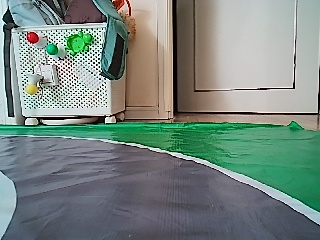
#> input picture tests/fixtures/curve_recordings_20261021/raw-2.jpg, 320 x 240 px
$ python -i main.py   (imports and definitions only)
#> lines starting #> are read from the running program, lines starting #| are printed output that depends on the picture; after the words box and inside, x2 and y2 are one past the last pixel; in counts of white or black regions, pixels touching at a corner belong together
#> further down, picture is the input picture: shape (240, 320, 3); mean B, G, R 128.5, 135.3, 121.1
"""MaixCAM2 visual lane following with UNO A4/A5 UART motor control.

Requires uno_lane_drive firmware. Starts stopped; touch START to drive.
Each trial lasts at most 12 seconds. Road loss or link failure stops motors.
The road detector assumes gray/white road with green outside both edges.
"""
import time
import cv2
import numpy as np

WIDTH, HEIGHT = 320, 240
# OpenCV HSV: H=0..179, S/V=0..255. Tune against the mounted camera image.
GREEN_LOW = (32, 55, 30)
GREEN_HIGH = (95, 255, 255)
ROW_FRACTIONS = tuple(y / 240 for y in range(224, 107, -4))


def runs(bits):
    """Return half-open intervals of True pixels."""
    edges = np.diff(np.r_[False, bits, False].astype(np.int8))
    return list(zip(np.flatnonzero(edges == 1), np.flatnonzero(edges == -1)))


def detect_road(bgr):
    h, w = bgr.shape[:2]
#> h = 240; w = 320
    hsv = cv2.cvtColor(bgr, cv2.COLOR_BGR2HSV)
#> hsv: shape (240, 320, 3); mean H, S, V 75.5, 64.1, 143.7
    green = cv2.inRange(hsv, np.array(GREEN_LOW), np.array(GREEN_HIGH))
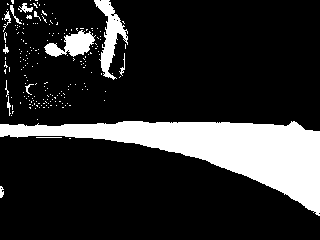
#> green: shape (240, 320); 17.5% white; 198 white regions (184 under 20 px), largest, box (x1, y1, x2, y2) and area: (0, 121, 320, 216) 10966, (94, 0, 128, 80) 994, (44, 30, 96, 57) 725
    green = cv2.morphologyEx(green, cv2.MORPH_CLOSE, np.ones((3, 3), np.uint8))
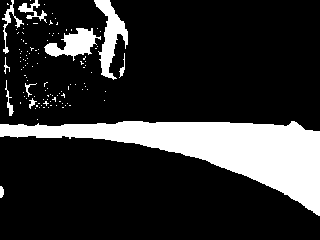
#> green: shape (240, 320); 18.2% white; 114 white regions (103 under 20 px), largest, box (x1, y1, x2, y2) and area: (0, 121, 320, 216) 11039, (94, 0, 128, 80) 1106, (44, 28, 101, 61) 875
    points = []
    partial = []
    previous = None
    rows = []
    for fraction in ROW_FRACTIONS:
        y = min(h - 1, int(h * fraction))
        lo, hi = max(0, y - 2), min(h, y + 3)
        profile = np.mean(green[lo:hi] > 0, axis=0) >= 0.5
        # Close tiny holes in green caused by glare; do not close across road.
        profile = cv2.morphologyEx(profile.astype(np.uint8)[None, :],
                                  cv2.MORPH_CLOSE, np.ones((1, 5), np.uint8))[0] > 0
        candidates = []
        for left, end in runs(~profile):
            width = end - left
            # Keep observed single boundaries separately; a temporal width
            # model may complete them later, never the per-frame detector.
            left_clipped, right_clipped = left < 3, end > w-3
            if left_clipped != right_clipped and width >= w*0.20:
                edge_green = profile[end:end+3].all() if left_clipped else profile[left-3:left].all()
                if edge_green and np.mean(hsv[lo:hi,left:end,1] < 100) >= 0.50:
                    partial.append((y, 'right' if left_clipped else 'left', int(end-1 if left_clipped else left)))
            # Both boundaries need green evidence. Do not invent a clipped edge.
            if left < 3 or end > w - 3 or not (w * 0.10 <= width <= w * 0.98):
                continue
            if not (profile[left-3:left].all() and profile[end:end+3].all()):
                continue
            neutral = np.mean(hsv[lo:hi, left:end, 1] < 100)
            if neutral < 0.50:
                continue
            center = (left + end - 1) / 2.0
            if previous is not None:
                old_center, old_width = previous
                if abs(center - old_center) > max(w * 0.20, old_width * 0.65):
                    continue
                if not (0.30 <= width / old_width <= 1.65):
                    continue
                score = width * 0.25 - abs(center - old_center)
            else:
                score = width - 0.5 * abs(center - w / 2)
            candidates.append((score, int(left), int(end - 1), center, width))
        if not candidates:
            rows.append((y, None))
            continue
        _, left, right, center, width = max(candidates)
        point = (y, left, right, center)
        points.append(point)
        rows.append((y, point))
        previous = (center, width)
#> after the loop, partial = 17 items, first 6: (212, 'right', 312), (208, 'right', 306), (204, 'right', 301), (200, 'right', 294), (184, 'right', 264), (180, 'right', 255); points = [(196, 3, 288, 145.5), (192, 4, 281, 142.5), (188, 3, 272, 137.5)]; rows = 30 items
    # Keep one continuous band of observed left/right boundaries. A distant
    # unrelated patch must not supply the span needed to accept a near band.
    groups = []
    for point in points:
        if not groups or groups[-1][-1][0] - point[0] > h * 0.05:
            groups.append([])
        groups[-1].append(point)
#> this loop made 3 passes
#> after the loop, groups = [[(196, 3, 288, 145.5), (192, 4, 281, 142.5), (188, 3, 272, 137.5)]]
    usable = []
    for g in groups:
        if len(g) < 3 or g[0][0] < h*0.55 or g[0][0]-g[-1][0] < h/30:
            continue
        local = [p for p in g if g[0][0]-p[0] <= h*0.20]
        ys = np.array([p[0] for p in local], dtype=float)
        widths = np.array([p[2]-p[1] for p in local], dtype=float)
        # A short visible band is enough when both boundaries are wide,
        # smooth and agree over multiple independent rows.
        if len(local) < 5 and widths.min() < w*0.30:
            continue
        if np.any(np.abs(np.diff(widths)) > np.maximum(widths[:-1]*0.25, w*0.08)):
            continue
        reliable = True
        for edge in (1,2):
            xs = np.array([p[edge] for p in local], dtype=float)
            fit = np.polyfit(ys-ys[0],xs,1)
            residual = np.sqrt(np.mean((np.polyval(fit,ys-ys[0])-xs)**2))
            if residual > max(3.0, widths.mean()*0.035):
                reliable = False
        if reliable:
            usable.append(g)
#> this loop made 1 pass
#> (ys, widths) on pass 1: ([196, 192, 188], [285, 277, 269])
#> after the loop, usable has the same summary as groups
    points = usable[0] if usable else (groups[0] if groups else [])
    selected_y = {p[0] for p in points}
#> selected_y = 3 items
    rows = [(y, p if y in selected_y else None) for y, p in rows]
    valid = bool(usable)
#> valid = True
    # Positive = road center to camera-right. Diagnostic only, not steering.
    offset = points[0][3] - (w - 1) / 2.0 if valid else None
#> offset = -14
    return {"valid": valid, "offset": offset, "rows": rows, "points": points,
            "green_mask": green, "partial": partial, "mode": "BOTH" if valid else "NONE"}


class RoadTracker:
    """Brief single-edge tracking using widths measured from BOTH edges.
    Never initialize from a lone edge; never keep driving on an old image.
    """
    def __init__(self):
        self.width_fit = None
        self.last_both = None

    # [95 lines left out: functions update, annotate, not called in this run]


# Shared into the single-file MaixCAM2 app by the build step.
import time

# [7 lines left out: function crc8, not called in this run]

class DriveLink:
    # [47 lines left out: functions __init__, send, stop, not called in this run]

    def close(self):
        self.stop()
        self.port.close()

# [43 lines left out: function lane_command, not called in this run]


class SteeringRamp:
    """Bound steering changes; STOP and uncertainty always bypass the ramp."""
    def __init__(self):
        self.reset()

    def reset(self):
        self.last_time = None
        self.base = self.turn = 0.0

    # [20 lines left out: function apply, not called in this run]

class MotionGuard:
    """Brief uncertain frames pause output; recovery never uses stale motion."""
    def __init__(self):
        self.lost_at = None

    # [14 lines left out: function resolve, not called in this run]


import os
import json

# Wheel directions and UNO watchdog verified on hardware. Manual START required.
ENABLE_DRIVE = True
SESSION_SECONDS = 12
TEST_RUN_SECONDS = 0

LIVE_HTML = """<!doctype html><html lang="zh-CN"><meta charset="utf-8">
<meta name="viewport" content="width=device-width,initial-scale=1">
<title>小车实时画面</title><style>
body{margin:0;background:#111827;color:#e5e7eb;font:16px system-ui;padding:20px}
main{max-width:1280px;margin:auto}h1{font-size:24px}p{line-height:1.6}
img{display:block;width:100%;height:auto;border:1px solid #374151;border-radius:10px}
.labels{display:flex}.labels span{width:50%;padding:12px 0;font-weight:600}
small{color:#9ca3af}button{padding:12px 22px;border:0;border-radius:6px;cursor:pointer;font:inherit}
#start{background:#16a34a;color:white}#stop{background:#dc2626;color:white;font-weight:bold}
button:disabled{opacity:.4;cursor:not-allowed}.controls{display:flex;gap:12px;align-items:center;flex-wrap:wrap}
#status{font-weight:600}#notice{min-height:1.6em;color:#fcd34d}
</style><main><h1>小车实时画面</h1>
<p>左侧为摄像头原始画面；右侧为道路识别、运行状态和左右轮指令。</p>
<div class="controls"><button id="start" disabled onclick="control('start')">START 开始</button>
<button id="stop" onclick="control('stop')">STOP 停车</button><span id="status">正在连接…</span></div>
<p id="notice" role="status" aria-live="polite"></p><div class="labels"><span>原始画面</span><span>巡线识别</span></div>
<img id="video" src="/stream" alt="连接摄像头中">
<p>画面角落的数字持续增加，表示仍在更新。上方 START／STOP 可以控制小车；视频图像中的按钮仅在摄像头触摸屏上有效。每轮最多运行12秒。</p>
<button onclick="document.getElementById('video').src='/stream?t='+Date.now()">重新连接画面</button>
<p><small>电脑或手机需与摄像头连接同一 Wi-Fi。退出巡线应用后，视频会断开。</small></p></main><script>
const token="__CONTROL_TOKEN__";
let generation=0,canStart=false,busy=false;
const startButton=document.getElementById('start'),statusBox=document.getElementById('status'),notice=document.getElementById('notice');
async function updateStatus(){
 try{
  const r=await fetch('/status',{cache:'no-store',signal:AbortSignal.timeout(1500)});
  if(!r.ok)throw Error('状态连接失败');
  const s=await r.json();generation=s.generation;
  const fresh=s.age_ms<1000;
  canStart=fresh&&s.ready&&!s.active;
  startButton.disabled=!canStart||busy;
  statusBox.textContent=fresh?`${s.active?'运行中':'已停止'} · ${s.reason} · L=${s.left} R=${s.right}`:'状态更新中断';
 }catch(e){canStart=false;startButton.disabled=true;statusBox.textContent='连接中断，请检查摄像头和Wi-Fi';}
}
async function control(action){
 if(action==='start'&&(!canStart||busy))return;
 if(action==='start'){busy=true;startButton.disabled=true;}
 notice.textContent=action==='stop'?'正在发送停车请求…':'正在发送启动请求…';
 try{
  const r=await fetch('/control',{method:'POST',headers:{'Content-Type':'application/json','X-Control-Token':token},
   body:JSON.stringify({action,generation}),signal:AbortSignal.timeout(2000)});
  const result=await r.json();
  if(!r.ok)throw Error(result.message||'请求失败');
  notice.textContent=action==='stop'?'停车请求已接收，以上方实际状态为准。':'启动请求已接收，以上方实际状态为准。';
 }catch(e){notice.textContent=e.message+'；请检查上方状态，必要时使用车上STOP或电源开关。';}
 finally{if(action==='start')busy=false;await updateStatus();}
}
updateStatus();setInterval(updateStatus,500);
</script></html>"""


class WebControl:
    """Queue commands for the motor loop; STOP invalidates old START requests."""
    # [49 lines left out: functions __init__, update, status, submit, take, stopped, not called in this run]


class LiveStream:
    """Latest-frame HTTP preview. Slow viewers never block motor commands."""
    # [246 lines left out: functions __init__, write, stop, main, not called in this run]

# [2 lines not run here, left out]

>>> import cv2
>>> picture = cv2.imread('../../tests/fixtures/curve_recordings_20261021/raw-2.jpg')
>>> result = detect_road(picture)
#> result = 7 items

$ run again, on tests/fixtures/curve_recordings_20261021/raw-6.jpg
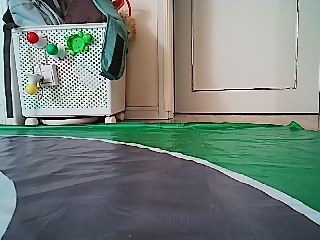
#> input picture tests/fixtures/curve_recordings_20261021/raw-6.jpg, 320 x 240 px
#> picture is the input picture: shape (240, 320, 3); mean B, G, R 122.2, 129.2, 117.5
#> hsv: shape (240, 320, 3); mean H, S, V 74.3, 63.7, 137.7
#> in detect_road, `green = cv2.inRange(hsv, np.array(GREEN_LOW), np.array(GREEN_HIGH))`:
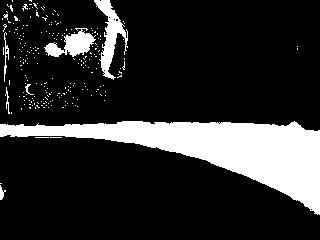
#> green: shape (240, 320); 17.3% white; 236 white regions (229 under 20 px), largest, box (x1, y1, x2, y2) and area: (0, 121, 320, 215) 10886, (94, 0, 128, 80) 985, (44, 28, 96, 57) 742
#> in detect_road, `green = cv2.morphologyEx(green, cv2.MORPH_CLOSE, np.ones((3, 3), np.ui..`:
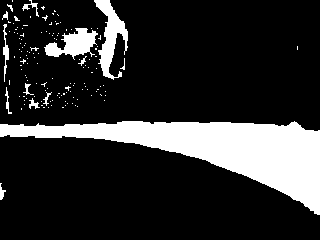
#> green: shape (240, 320); 17.9% white; 140 white regions (126 under 20 px), largest, box (x1, y1, x2, y2) and area: (0, 121, 320, 215) 10964, (94, 0, 128, 80) 1113, (44, 28, 98, 60) 875
#> after the loop in detect_road, `for fraction in ROW_FRACTIONS:`: partial = 18 items, first 6: (212, 'right', 313), (208, 'right', 308), (204, 'right', 303), (200, 'right', 295), (188, 'right', 273), (184, 'right', 264); points = [(196, 4, 289, 146.5), (192, 4, 281, 142.5)]; rows = 30 items
#> the loop in detect_road, `for point in points:` made 2 passes
#> after the loop in detect_road, `for point in points:`: groups = [[(196, 4, 289, 146.5), (192, 4, 281, 142.5)]]
#> the loop in detect_road, `for g in groups:` made 1 pass
#> g on pass 1: [(196, 4, 289, 146.5), (192, 4, 281, 142.5)]
#> after the loop in detect_road, `for g in groups:`: usable = []
#> selected_y = 2 items
#> valid = False
#> result = 7 items
